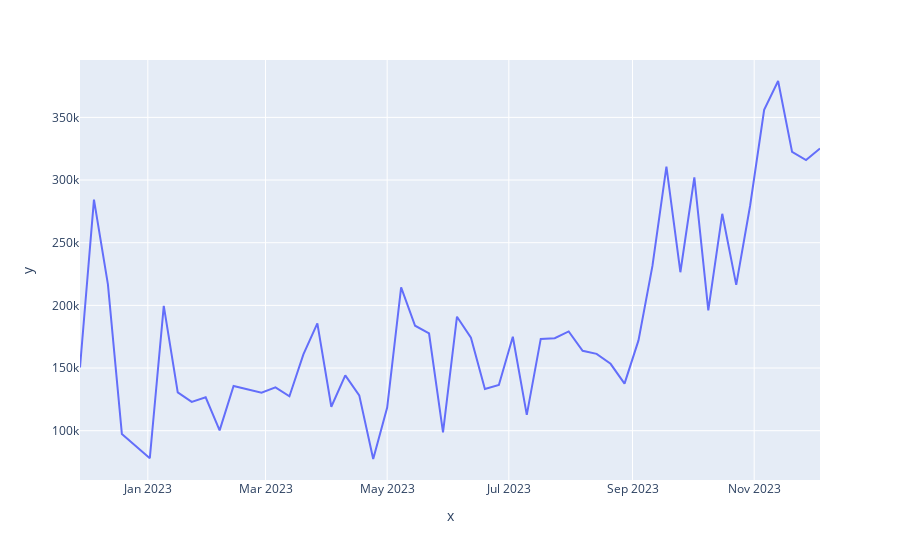

Notebook source saved alongside this figure:
### Code cell
retail_sales_week_df = retail_sales_df[["FirstWeekDay","TotalInvoice"]].groupby(["FirstWeekDay"]).sum()
px.line(x=retail_sales_week_df.index,y=retail_sales_week_df["TotalInvoice"])
